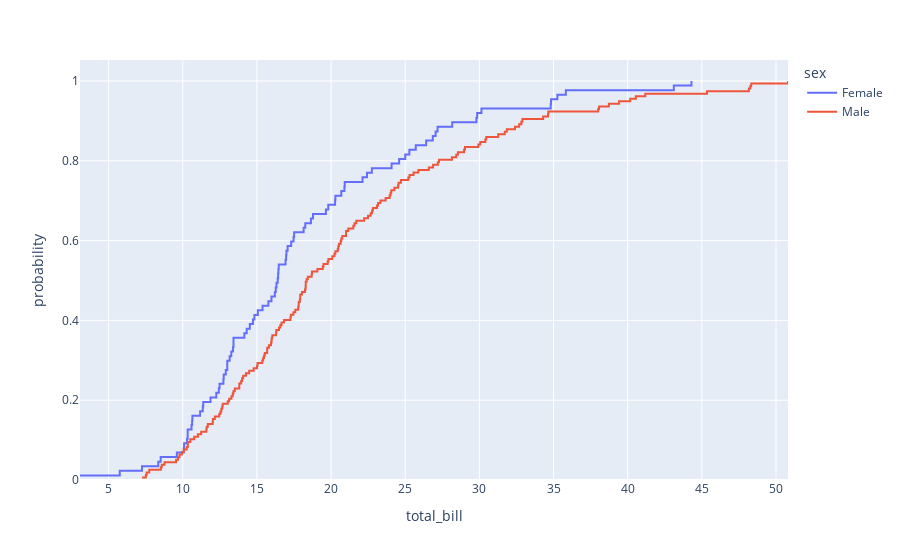

This figure's notebook cell:
### Markdown cell above
### Empirical Cumulative Distribution Function (ECDF) charts.

### Code cell
import plotly.express as px
df = px.data.tips()
fig = px.ecdf(df, x="total_bill", color="sex")
fig.show()

### Figure 1 — Plotly figure (JSON) as saved in the notebook; plotly's stock layout.template omitted (floating-point values rounded to 4 significant figures; data arrays with more than 128 entries replaced by an {"elided": "..."} marker saying what was removed)
{"data": [{"hovertemplate": "sex=Female<br>total_bill=%{x}<br>probability=%{y}<extra></extra>", "legendgroup": "Female", "line": {"dash": "solid", "shape": "hv"}, "marker": {"color": "#636efa", "symbol": "circle"}, "mode": "lines", "name": "Female", "orientation": "v", "showlegend": true, "type": "scatter", "x": [3.07, 5.75, 7.25, 8.35, 8.51, 9.6, 10.07, 10.09, 10.29, 10.33, 10.33, 10.59, 10.63, 10.65, 11.17, 11.35, 11.38, 11.87, 12.26, 12.43, 12.48, 12.74, 12.76, 12.9, 13, 13, 13.16, 13.27, 13.39, 13.42, 13.42, 14.15, 14.31, 14.52, 14.73, 14.83, 15.06, 15.38, 15.77, 15.98, 16.21, 16.27, 16.32, 16.4, 16.43, 16.45, 16.47, 16.93, 16.97, 16.99, 17.07, 17.31, 17.47, 17.51, 18.15, 18.26, 18.64, 18.78, 19.65, 19.81, 20.27, 20.29, 20.69, 20.9, 20.92, 22.12, 22.42, 22.75, 24.08, 24.59, 25, 25.28, 25.71, 26.41, 26.86, 27.05, 27.18, 28.17, 29.8, 29.85, 30.14, 34.81, 34.83, 35.26, 35.83, 43.11, 44.3], "xaxis": "x", "y": [0.01149, 0.02299, 0.03448, 0.04598, 0.05747, 0.06897, 0.08046, 0.09195, 0.1034, 0.1149, 0.1264, 0.1379, 0.1494, 0.1609, 0.1724, 0.1839, 0.1954, 0.2069, 0.2184, 0.2299, 0.2414, 0.2529, 0.2644, 0.2759, 0.2874, 0.2989, 0.3103, 0.3218, 0.3333, 0.3448, 0.3563, 0.3678, 0.3793, 0.3908, 0.4023, 0.4138, 0.4253, 0.4368, 0.4483, 0.4598, 0.4713, 0.4828, 0.4943, 0.5057, 0.5172, 0.5287, 0.5402, 0.5517, 0.5632, 0.5747, 0.5862, 0.5977, 0.6092, 0.6207, 0.6322, 0.6437, 0.6552, 0.6667, 0.6782, 0.6897, 0.7011, 0.7126, 0.7241, 0.7356, 0.7471, 0.7586, 0.7701, 0.7816, 0.7931, 0.8046, 0.8161, 0.8276, 0.8391, 0.8506, 0.8621, 0.8736, 0.8851, 0.8966, 0.908, 0.9195, 0.931, 0.9425, 0.954, 0.9655, 0.977, 0.9885, 1], "yaxis": "y"}, {"hovertemplate": "sex=Male<br>total_bill=%{x}<br>probability=%{y}<extra></extra>", "legendgroup": "Male", "line": {"dash": "solid", "shape": "hv"}, "marker": {"color": "#EF553B", "symbol": "circle"}, "mode": "lines", "name": "Male", "orientation": "v", "showlegend": true, "type": "scatter", "x": {"elided": "157 float values"}, "xaxis": "x", "y": {"elided": "157 float values"}, "yaxis": "y"}], "layout": {"legend": {"title": {"text": "sex"}, "tracegroupgap": 0}, "margin": {"t": 60}, "xaxis": {"anchor": "y", "domain": [0, 1], "title": {"text": "total_bill"}}, "yaxis": {"anchor": "x", "domain": [0, 1], "rangemode": "tozero", "title": {"text": "probability"}}}}
